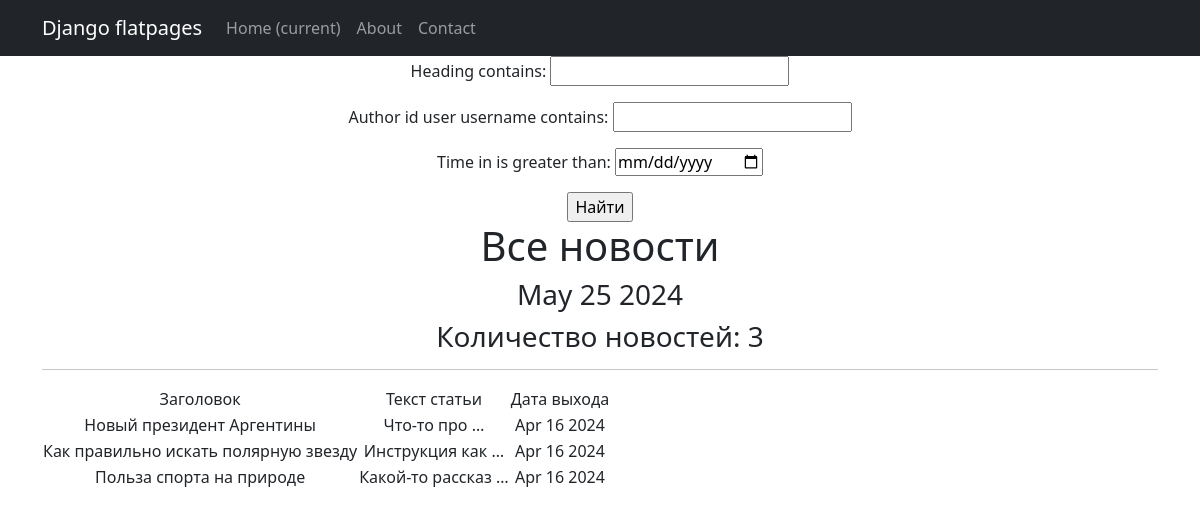
Page /news/search/ on the earlier database version.
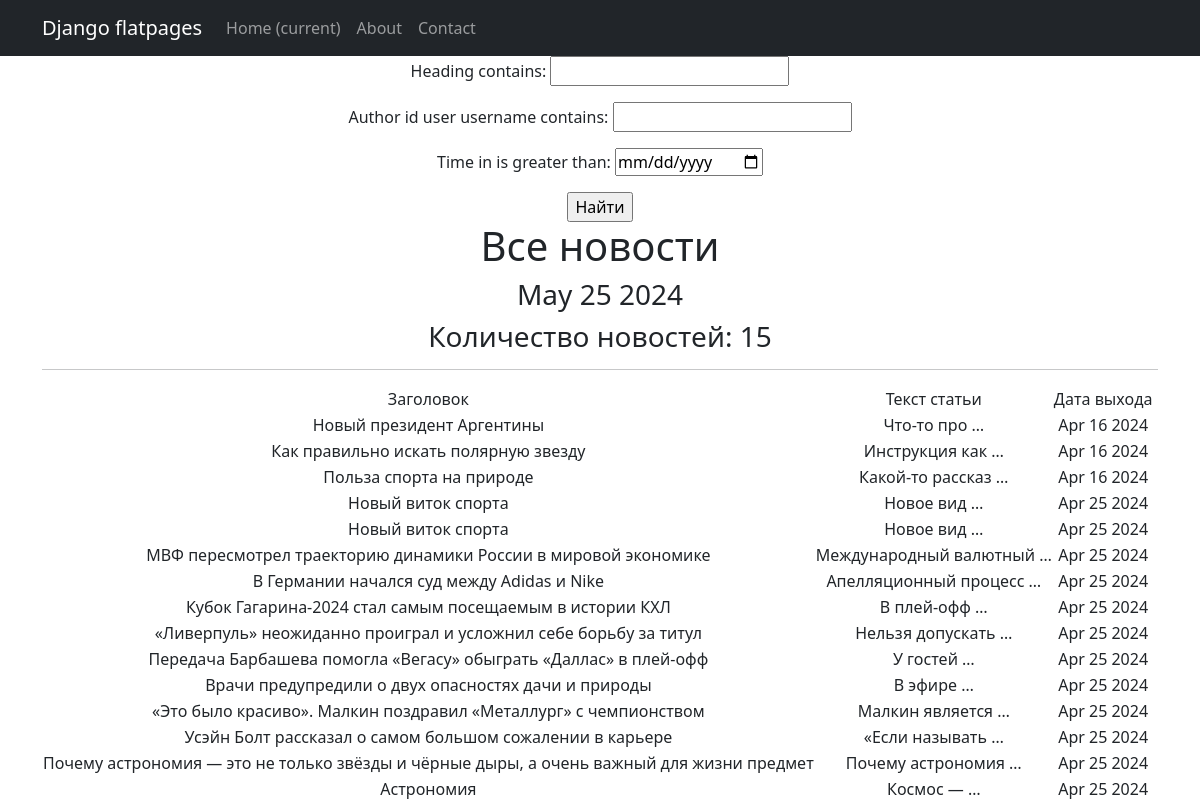
Same page on the later database version.
### news/models.py (models this page shows, shortened)
class Post(models.Model):
    author_id = models.ForeignKey(Author, on_delete=models.CASCADE)
    _type = models.CharField(choices=articles_types, max_length=1)
    time_in = models.DateTimeField(auto_now_add=True)
    category = models.ManyToManyField(Category, through='PostCategory')
    heading = models.CharField(max_length=255)
    text_article = models.TextField()
    rating = models.FloatField(default=0.0)

### news/views.py (the view)
# urls.py: path('search/', NewsSearch.as_view(), name='article_search'),
class NewsSearch(ListView):
    model = Post
    template_name = 'search.html'
    context_object_name = 'news_search'
    def get_queryset(self):
        queryset = super().get_queryset()
        self.filterset = NewsFilter(self.request.GET, queryset)
        return self.filterset.qs
    def get_context_data(self, **kwargs):
        context = super().get_context_data(**kwargs)
        context["time_now"] = datetime.now()
        context["filterset"] = self.filterset
        return context

### templates/search.html (shortened to what this page needs)
{% extends 'flatpages/default.html' %}
{% load custom_tags %}
{% block content %}
  <form action="" method="get">
    {{filterset.form.as_p}}
    <input type="submit", value="Найти"/>
  </form>
<h1>Все новости</h1>
   <h3>{{ time_now|date:'M d Y' }}</h3>
    <h3>Количество новостей: {{ news_search|length }}</h3>
   <hr>
   {% if news_search %}
       <table>
           <tr>
               <td>Заголовок</td>
               <td>Текст статьи</td>
               <td>Дата выхода</td>
           </tr>
           {% for new in news_search %}
           <tr>
               <td>{{ new.heading }}</td>
               <td>{{ new.text_article|truncatewords:2 }}</td>
               <td>{{ new.time_in|date:'M d Y' }}</td>
           </tr>
           {% endfor %}
       </table>
   {% else %}
       <h2>Новостей нет!</h2>
   {% endif %}
{% endblock content %}

Differences in the rows shown:
added Post: heading "Новый виток спорта", text_article "Новое вид …", time_in "Apr 25 2024"
added Post: heading "Новый виток спорта", text_article "Новое вид …", time_in "Apr 25 2024"
added Post: heading "МВФ пересмотрел траекторию динамики России в мировой экономике", text_article "Международный валютный …", time_in "Apr 25 2024"
added Post: heading "В Германии начался суд между Adidas и Nike", text_article "Апелляционный процесс …", time_in "Apr 25 2024"
added Post: heading "Кубок Гагарина-2024 стал самым посещаемым в истории КХЛ", text_article "В плей-офф …", time_in "Apr 25 2024"
added Post: heading "«Ливерпуль» неожиданно проиграл и усложнил себе борьбу за титул", text_article "Нельзя допускать …", time_in "Apr 25 2024"
added Post: heading "Передача Барбашева помогла «Вегасу» обыграть «Даллас» в плей-офф", text_article "У гостей …", time_in "Apr 25 2024"
added Post: heading "Врачи предупредили о двух опасностях дачи и природы", text_article "В эфире …", time_in "Apr 25 2024"
added Post: heading "«Это было красиво». Малкин поздравил «Металлург» с чемпионством", text_article "Малкин является …", time_in "Apr 25 2024"
added Post: heading "Усэйн Болт рассказал о самом большом сожалении в карьере", text_article "«Если называть …", time_in "Apr 25 2024"
added Post: heading "Почему астрономия — это не только звёзды и чёрные дыры, а очень важный для жизни предмет", text_article "Почему астрономия …", time_in "Apr 25 2024"
added Post: heading "Астрономия", text_article "Космос — …", time_in "Apr 25 2024"
Other differences:
{{ news_search|length }}: "3" → "15"
